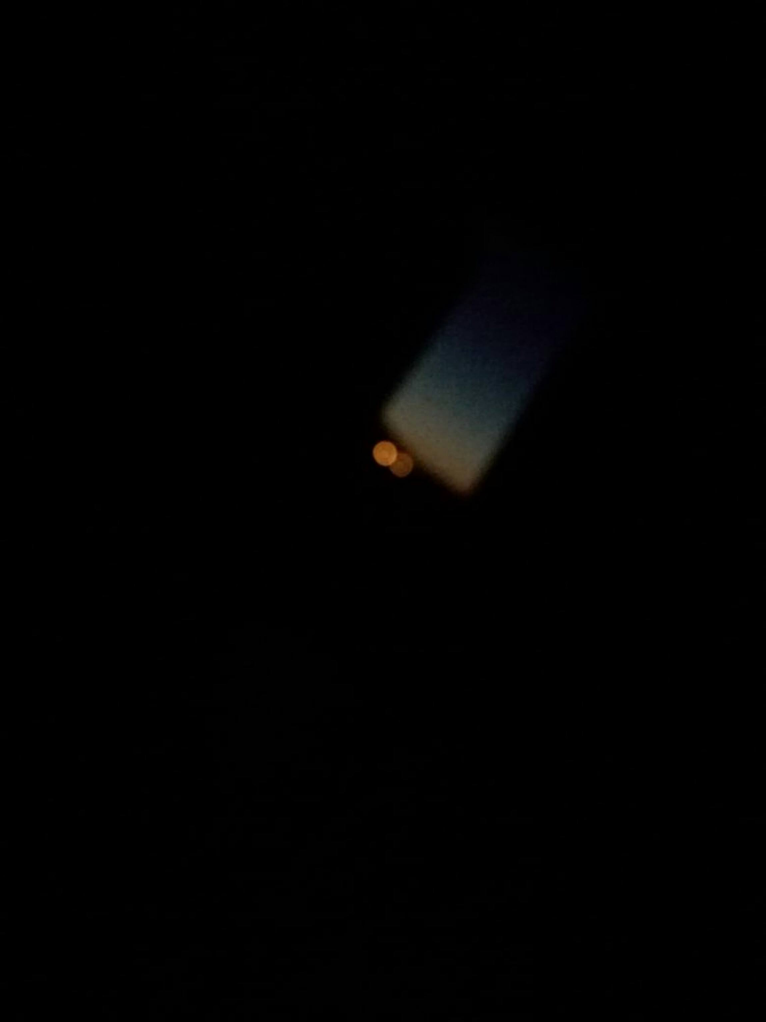
#> input picture images/crna3.jpg, 2298 x 3064 px (shown at 1/3 size)
$ python coi_ex2.py
#> lines starting #> are read from the running program, lines starting #| are printed output that depends on the picture
#> in test_remove_black_edges, image is the input picture: shape (3064, 2298, 3); mean B, G, R 1.2, 1.2, 1.2
import cv2
import imutils
import numpy as np

padding = 0


def remove_black_edges(img):
    # img = cv2.imread(image)
    bw = cv2.cvtColor(img, cv2.COLOR_BGR2GRAY)
    rows, cols = bw.shape
#> rows = 3064; cols = 2298

    non_empty_columns = np.where(bw.max(axis=0) > 0)[0]
#> non_empty_columns = 2228 values from 0 to 2297
    non_empty_rows = np.where(bw.max(axis=1) > 0)[0]
#> non_empty_rows = 2998 values from 0 to 3063
    crop_box = (min(non_empty_rows) * (1 - padding),
               min(max(non_empty_rows) * (1 + padding), rows),
               min(non_empty_columns) * (1 - padding),
               min(max(non_empty_columns) * (1 + padding), cols))
#> crop_box = (0, 3063, 0, 2297)

    final = img[crop_box[0] + 20:crop_box[1] - 20, crop_box[2]:crop_box[3] + 1, :]
    return final


def test_remove_black_edges():
    # 'images/bs.jpeg'
    # "images/crna1.jpg"
    image = cv2.imread("images/crna3.jpg")
    proc = remove_black_edges(image)
    proc = imutils.resize(proc, height=400)
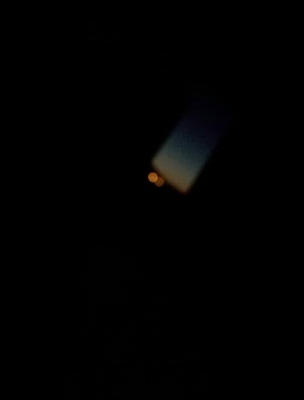
#> proc: shape (400, 304, 3); mean B, G, R 1.2, 1.2, 1.2
    image = imutils.resize(image, height=400)
#> image: shape (400, 300, 3)
    show = np.concatenate((image, proc), axis=1)
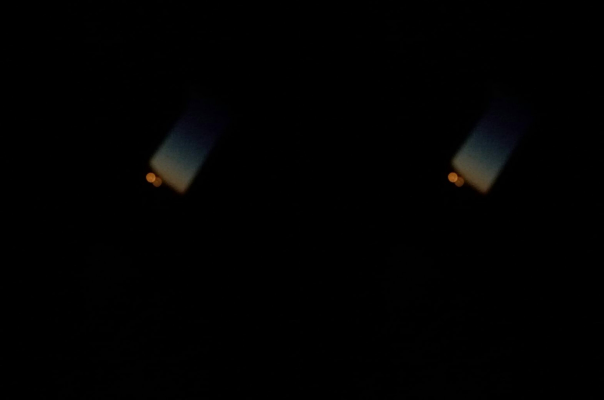
#> show: shape (400, 604, 3); mean B, G, R 1.2, 1.2, 1.2
    cv2.imshow("ljepotica", show)
    # cv2.imshow("ljepotica", proc)
    # cv2.imshow("kurotica", image)
    cv2.waitKey(0)


if __name__ == "__main__":
    test_remove_black_edges()

$ run again, with images/crna2.jpg copied over images/crna3.jpg
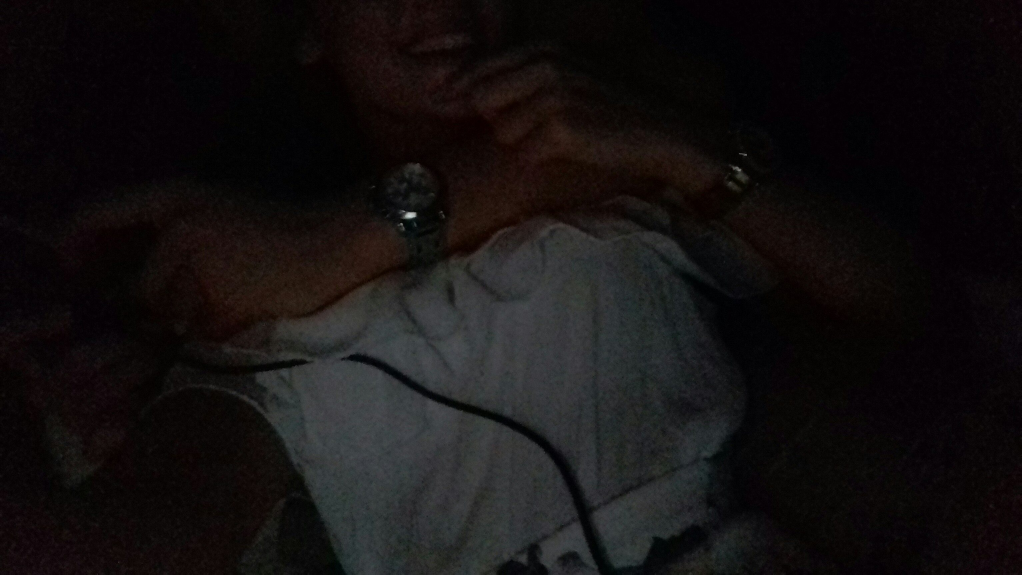
#> input picture images/crna2.jpg, 3064 x 1723 px (shown at 1/3 size)
#> in test_remove_black_edges, image is the input picture: shape (1723, 3064, 3); mean B, G, R 17.1, 16.9, 20.1
#> non_empty_columns = 3064 values from 0 to 3063
#> non_empty_rows = 1723 values from 0 to 1722
#> crop_box = (0, 1722, 0, 3063)
#> in test_remove_black_edges, `proc = imutils.resize(proc, height=400)`:
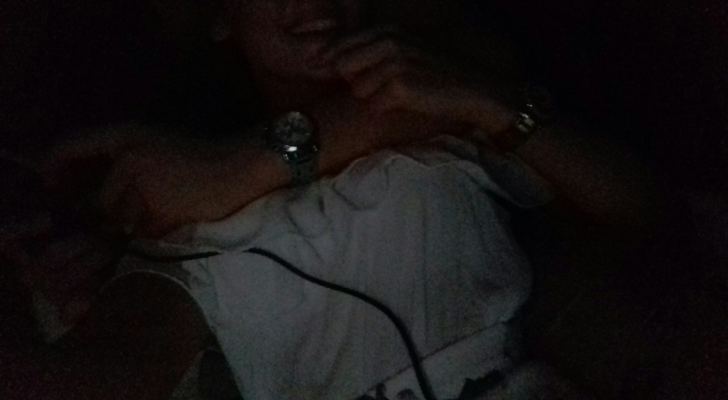
#> proc: shape (400, 728, 3); mean B, G, R 17.2, 17, 20.3
#> image: shape (400, 711, 3)
#> in test_remove_black_edges, `show = np.concatenate((image, proc), axis=1)`:
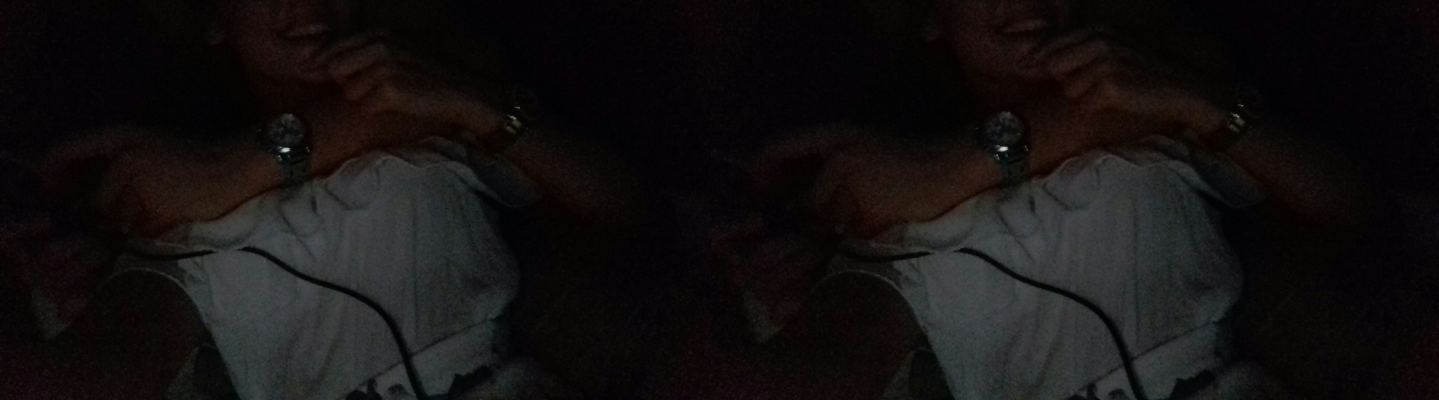
#> show: shape (400, 1439, 3); mean B, G, R 17.2, 17, 20.2
